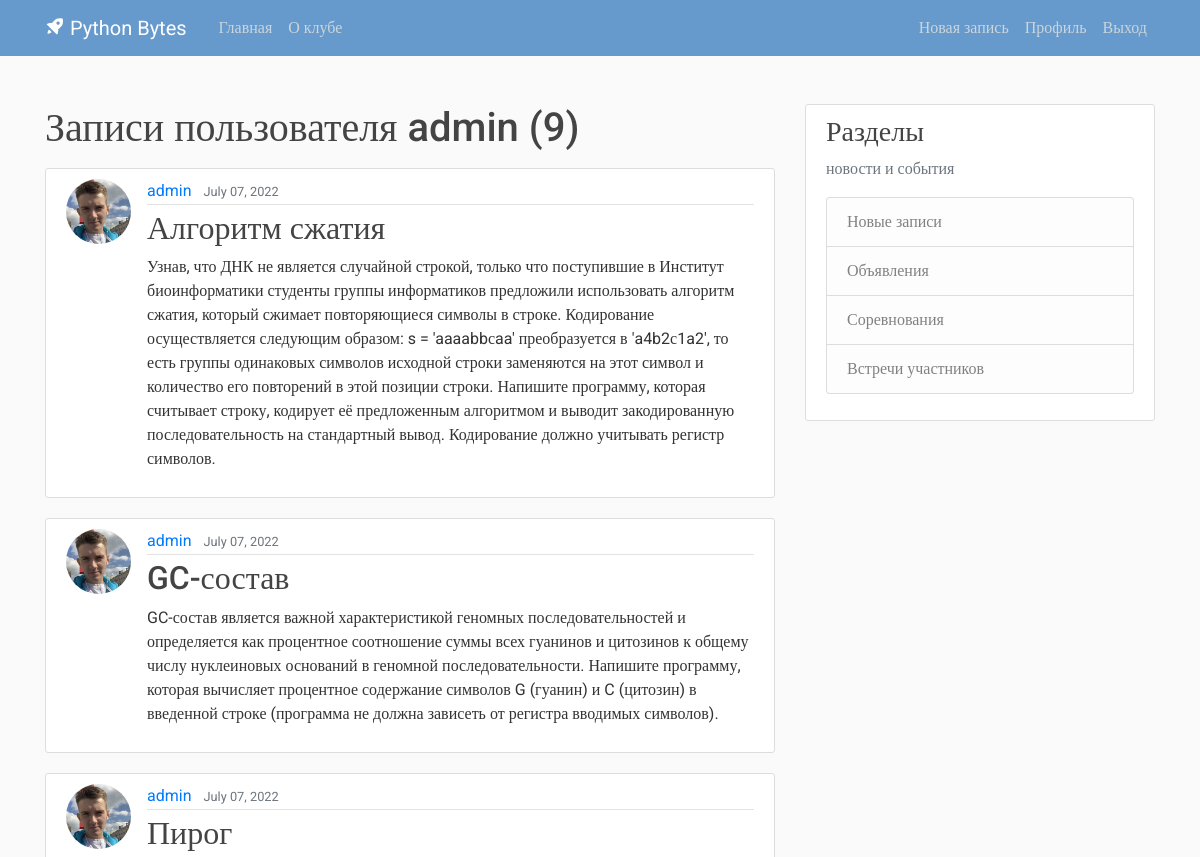
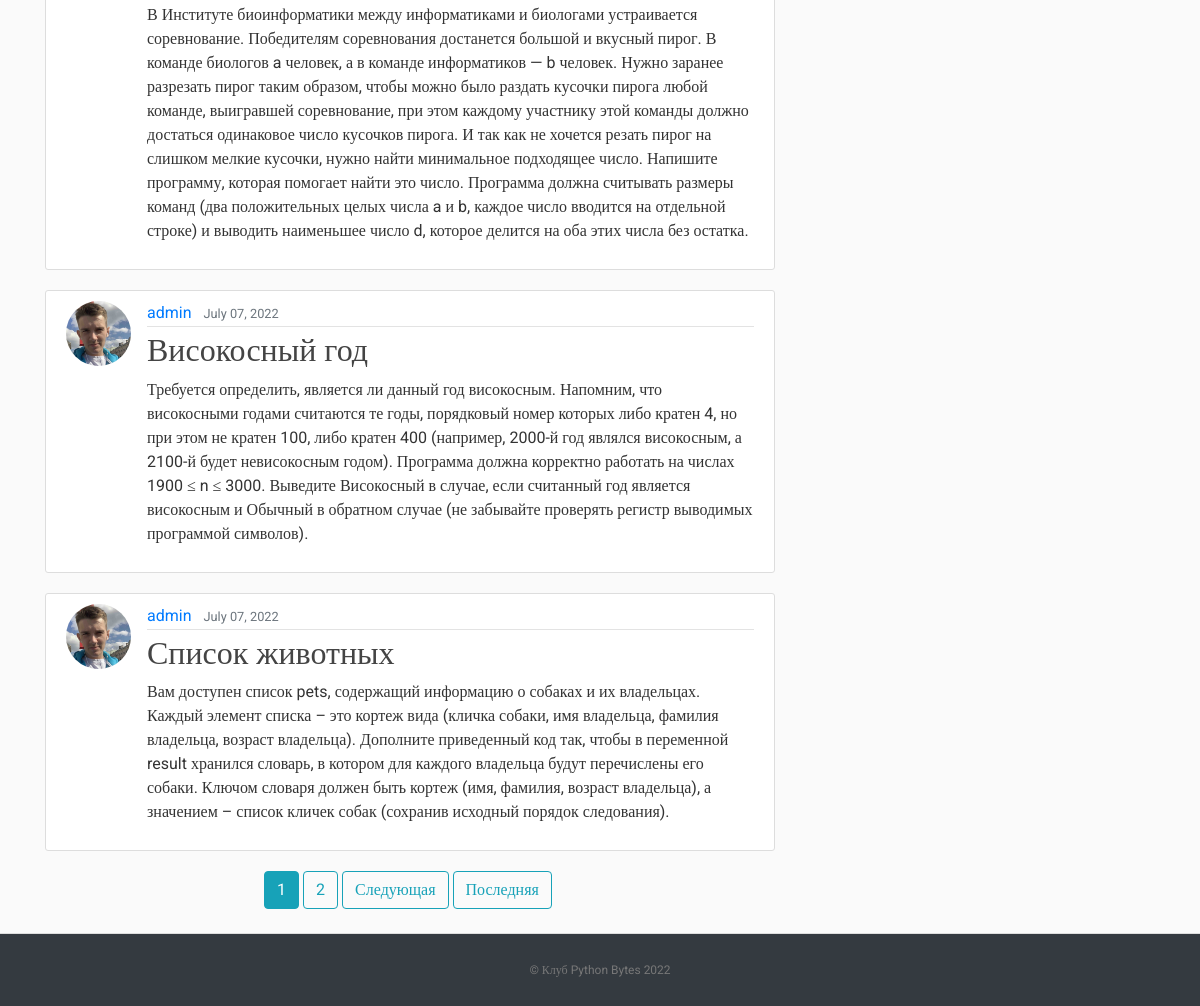
/user/admin (signed in), run on the app's committed database (2 pictures, top to bottom).
### shop/models.py (models this page shows, shortened)
class Post(models.Model):
    title = models.CharField(max_length=100)
    content = models.TextField()
    date_posted = models.DateTimeField(default=timezone.now)
    author = models.ForeignKey(User, on_delete=models.CASCADE)

### users/models.py (models this page shows, shortened)
class Profile(models.Model):
    user = models.OneToOneField(User, on_delete=models.CASCADE)
    image = models.ImageField(default='default.jpg', upload_to='profile_pics')

### shop/views.py (the view)
# urls.py: path('user/<str:username>', UserPostListView.as_view(), name='user-posts'),
class UserPostListView(ListView):
    model = Post
    template_name = 'shop/user_posts.html'
    context_object_name = 'posts'
    paginate_by = 5
    def get_queryset(self):
        user = get_object_or_404(User, username=self.kwargs.get('username'))
        return Post.objects.filter(author=user).order_by('-date_posted')

### shop/templates/shop/user_posts.html (shortened to what this page needs)
{% extends "shop/base.html" %}
{% block content %}
    <h1 class="mb-3">Записи пользователя {{ view.kwargs.username }} ({{ page_obj.paginator.count }})</h1>
    {% for post in posts %}
        <article class="media content-section">
          <img class="rounded-circle article-img" src="{{ post.author.profile.image.url }}">
          <div class="media-body">
            <div class="article-metadata">
              <a class="mr-2" href="{% url 'user-posts' post.author.username %}">{{ post.author }}</a>
              <small class="text-muted">{{ post.date_posted|date:"F d, Y" }}</small>
            </div>
            <h2><a class="article-title" href="{% url 'post-detail' post.id %}">{{ post.title }}</a></h2>
            <p class="article-content">{{ post.content }}</p>
          </div>
        </article>
    {% endfor %}
    <div class="pagination justify-content-center">
    {% if is_paginated %}
      {% for num in page_obj.paginator.page_range %}
        {% if page_obj.number == num %}
          <a class="btn btn-info mb-4 mr-1" href="?page={{ num }}">{{ num }}</a>
        {% elif num > page_obj.number|add:'-3' and num < page_obj.number|add:'3' %}
          <a class="btn btn-outline-info mb-4 mr-1" href="?page={{ num }}">{{ num }}</a>
        {% endif %}
      {% endfor %}
      {% if page_obj.has_next %}
        <a class="btn btn-outline-info mb-4 mr-1" href="?page={{ page_obj.next_page_number }}">Следующая</a>
        <a class="btn btn-outline-info mb-4 mr-1" href="?page={{ page_obj.paginator.num_pages }}">Последняя</a>
      {% endif %}
    {% endif %}
  </div>
{% endblock content %}

### shop/static/shop/main.css (style rules this page uses)
﻿body, html { width:100%; height:100% }
body { margin:0; padding:0; background: #fafafa; color: #333333; margin-top: 5rem; font-family:Roboto; }
h1, h2, h3, h4, h5, h6 { color: #444444; }
.content-section { background: #ffffff; padding: 10px 20px; border: 1px solid #dddddd; border-radius: 3px; margin-bottom: 20px; }
.article-title { color: #444444; }
.article-content { white-space: pre-line; }
.article-img { height: 65px; width: 65px; margin-right: 16px; }
.article-metadata { padding-bottom: 1px; margin-bottom: 4px; border-bottom: 1px solid #e3e3e3 }

### data on the page
Post: author.profile.image (picture), author "admin", date_posted "July 07, 2022", title "Алгоритм сжатия", content "Узнав, что ДНК не является случайной строкой, только что поступившие в Институт биоинформатики студенты группы информатиков предложили использовать алгоритм сжатия, который сжимает повторяющиеся символы в строке. Кодирование осуществляется следующим образом: s = 'aaaabbсaa' преобразуется в 'a4b2с1a2', то есть группы одинаковых символов исходной строки заменяются на этот символ и количество его повторений в этой позиции строки. Напишите программу, которая считывает строку, кодирует её предложенным алгоритмом и выводит закодированную последовательность на стандартный вывод. Кодирование должно учитывать регистр символов."
Post: author.profile.image (picture), author "admin", date_posted "July 07, 2022", title "GC-состав", content "GC-состав является важной характеристикой геномных последовательностей и определяется как процентное соотношение суммы всех гуанинов и цитозинов к общему числу нуклеиновых оснований в геномной последовательности. Напишите программу, которая вычисляет процентное содержание символов G (гуанин) и C (цитозин) в введенной строке (программа не должна зависеть от регистра вводимых символов)."
Post: author.profile.image (picture), author "admin", date_posted "July 07, 2022", title "Пирог", content "В Институте биоинформатики между информатиками и биологами устраивается соревнование. Победителям соревнования достанется большой и вкусный пирог. В команде биологов a человек, а в команде информатиков — b человек. Нужно заранее разрезать пирог таким образом, чтобы можно было раздать кусочки пирога любой команде, выигравшей соревнование, при этом каждому участнику этой команды должно достаться одинаковое число кусочков пирога. И так как не хочется резать пирог на слишком мелкие кусочки, нужно найти минимальное подходящее число. Напишите программу, которая помогает найти это число. Программа должна считывать размеры команд (два положительных целых числа a и b, каждое число вводится на…"
Post: author.profile.image (picture), author "admin", date_posted "July 07, 2022", title "Високосный год", content "Требуется определить, является ли данный год високосным. Напомним, что високосными годами считаются те годы, порядковый номер которых либо кратен 4, но при этом не кратен 100, либо кратен 400 (например, 2000-й год являлся високосным, а 2100-й будет невисокосным годом). Программа должна корректно работать на числах 1900 ≤ n ≤ 3000. Выведите Високосный в случае, если считанный год является високосным и Обычный в обратном случае (не забывайте проверять регистр выводимых программой символов)."
Post: author.profile.image (picture), author "admin", date_posted "July 07, 2022", title "Список животных", content "Вам доступен список pets, содержащий информацию о собаках и их владельцах. Каждый элемент списка – это кортеж вида (кличка собаки, имя владельца, фамилия владельца, возраст владельца). Дополните приведенный код так, чтобы в переменной result хранился словарь, в котором для каждого владельца будут перечислены его собаки. Ключом словаря должен быть кортеж (имя, фамилия, возраст владельца), а значением – список кличек собак (сохранив исходный порядок следования)."

### other printed values
{{ view.kwargs.username }} "admin"
{{ page_obj.paginator.count }} "9"
{{ num }} "1"
{{ num }} "2"
